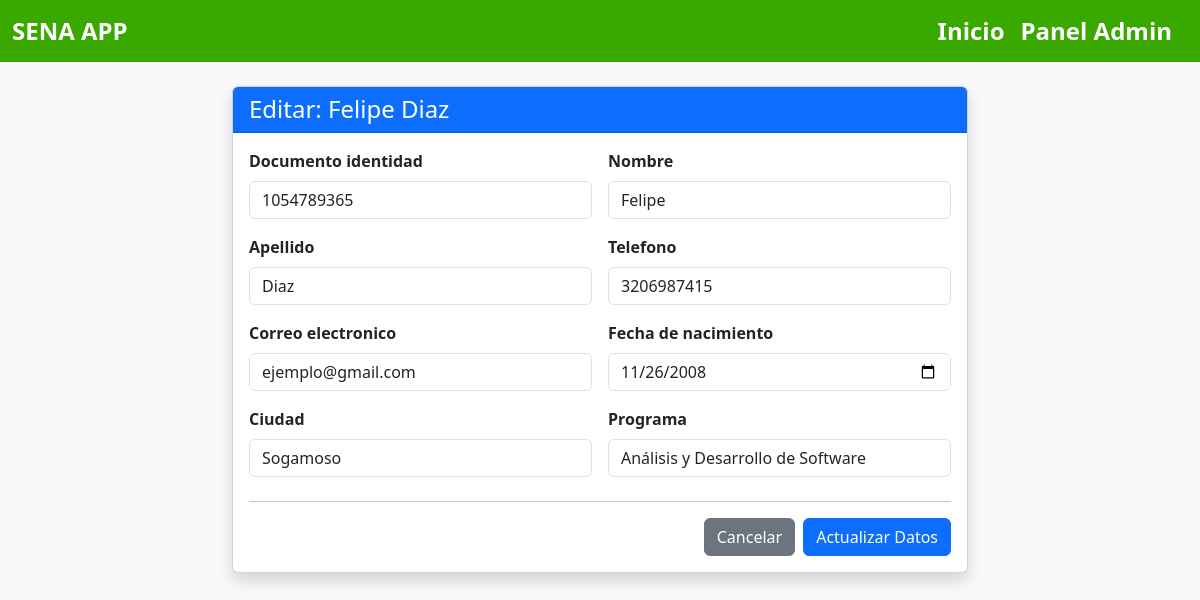
/editar/1054789365/, run on the app's committed database.
### aprendices/models.py (models this page shows, shortened)
class Aprendiz (models.Model):
    documento_identidad = models.CharField(max_length=30, unique=True)
    nombre = models.CharField(max_length=255)
    apellido = models.CharField(max_length=255)
    telefono = models.CharField(max_length=10, null=True)
    correo_electronico = models.EmailField(null=True)
    fecha_de_nacimiento = models.DateField(null=True)
    ciudad = models.CharField(max_length=20, null=True)
    programa = models.CharField(max_length=100, null=True)

### aprendices/views.py (the view)
# urls.py: path('editar/<str:documento>/', views.editar_aprendiz, name='editar_aprendiz'),
def editar_aprendiz(request, documento):
    aprendiz = get_object_or_404(Aprendiz, documento_identidad=documento)
    if request.method == 'POST':
        form = AprendizForm(request.POST, instance=aprendiz)
        if form.is_valid():
            form.save()
            return redirect('aprendices:ver_aprendices')
    else:
        form = AprendizForm(instance=aprendiz)
    return render(request, 'editar_aprendiz.html', {'form': form, 'aprendiz': aprendiz})

### aprendices/forms.py
class AprendizForm(forms.ModelForm):
    class Meta:
        model = Aprendiz
        fields = '__all__'
        widgets = {
            'documento_identidad': forms.TextInput(attrs={'class': 'form-control', 'placeholder': 'Ej: 1052333444'}),
            'nombre': forms.TextInput(attrs={'class': 'form-control'}),
            'apellido': forms.TextInput(attrs={'class': 'form-control'}),
            'telefono': forms.TextInput(attrs={'class': 'form-control'}),
            'correo_electronico': forms.EmailInput(attrs={'class': 'form-control'}),
            'fecha_de_nacimiento': forms.DateInput(attrs={'class': 'form-control', 'type': 'date'}),
            'ciudad': forms.TextInput(attrs={'class': 'form-control'}),
            'programa': forms.TextInput(attrs={'class': 'form-control'}),
        }

### aprendices/Templates/editar_aprendiz.html (shortened to what this page needs)
{% extends 'master.html' %}
{% block content %}
<div class="container mt-4">
    <div class="row justify-content-center">
        <div class="col-md-8">
            <div class="card shadow">
                <div class="card-header bg-primary text-white">
                    <h4 class="mb-0">Editar: {{ aprendiz.nombre }} {{ aprendiz.apellido }}</h4>
                </div>
                <div class="card-body">
                    <form method="post">
                        <div class="row g-3">
                            {% for field in form %}
                            <div class="col-md-6">
                                <label class="form-label fw-bold">{{ field.label }}</label>
                                {{ field }}
                            </div>
                            {% endfor %}
                        </div>
                        <hr class="mt-4">
                        <div class="d-flex justify-content-end gap-2">
                            <a href="{% url 'aprendices:ver_aprendices' %}" class="btn btn-secondary">Cancelar</a>
                            <button type="submit" class="btn btn-primary">Actualizar Datos</button>
                        </div>
                    </form>
                </div>
            </div>
        </div>
    </div>
</div>
{% endblock %}

### aprendices/static/css/estilos.css (style rules this page uses)
body { background-color: #f8f9fa; }

### data on the page
Aprendiz: nombre "Felipe", apellido "Diaz", form "1054789365" "Felipe" "Diaz" "3206987415" "ejemplo@gmail.com" "11/26/2008" "Sogamoso" "Análisis y Desarrollo de Software"

### other printed values
{{ field.label }} "Documento identidad" "Nombre" "Apellido" "Telefono" "Correo electronico" "Fecha de nacimiento" "Ciudad" "Programa"
